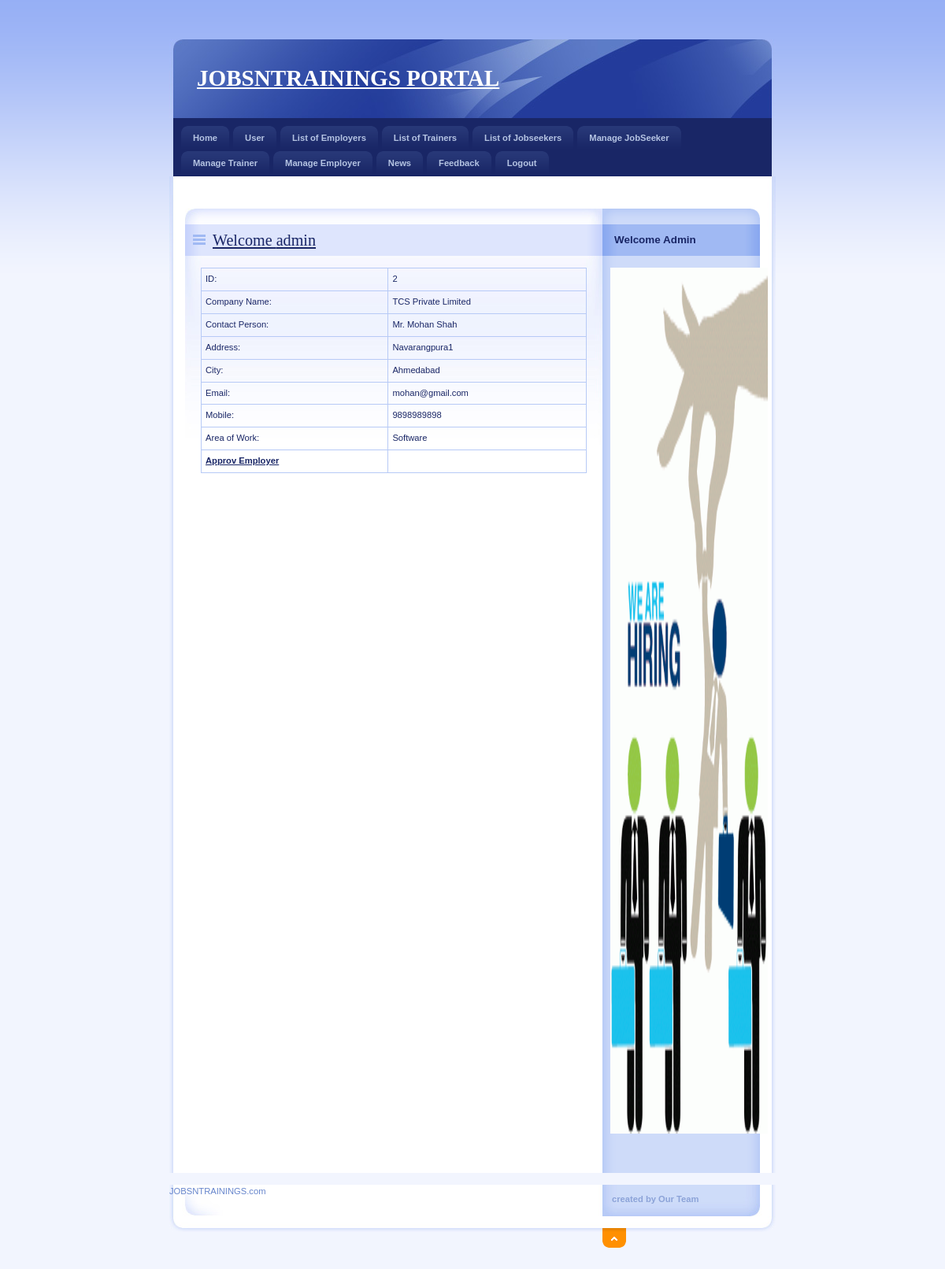
The page /Admin/DetailEmp.php?EmpId=2 (signed in) on the database its author committed.
### tables this page shows
CREATE TABLE IF NOT EXISTS `employer_reg` (
  `EmployerId` int(11) NOT NULL AUTO_INCREMENT,
  `CompanyName` varchar(20) NOT NULL,
  `ContactPerson` varchar(20) NOT NULL,
  `Address` varchar(100) NOT NULL,
  `City` varchar(20) NOT NULL,
  `Email` varchar(40) NOT NULL,
  `Mobile` bigint(20) NOT NULL,
  `Area_Work` varchar(40) NOT NULL,
  `Status` varchar(10) NOT NULL,
  `UserName` varchar(20) NOT NULL,
  `Password` varchar(20) NOT NULL,
  `Question` varchar(100) NOT NULL,
  `Answer` varchar(50) NOT NULL,
  PRIMARY KEY (`EmployerId`)
);

### Admin/DetailEmp.php (the view, shortened to what this page needs)
<!DOCTYPE html PUBLIC "-//W3C//DTD XHTML 1.0 Strict//EN" "http://www.w3.org/TR/xhtml1/DTD/xhtml1-strict.dtd">
<html xmlns="http://www.w3.org/1999/xhtml" xml:lang="cs" lang="cs">
<head>
    <link rel="stylesheet" media="screen,projection" type="text/css" href="./css/main.css" />
    <link rel="stylesheet" media="print" type="text/css" href="./css/print.css" />
    <link rel="stylesheet" media="aural" type="text/css" href="./css/aural.css" />
</head>
<body id="www-url-cz">
<div id="main" class="box">
<?php
include "Header.php"
?>
<?php
include "menu.php"
?>
    <div id="page" class="box">
    <div id="page-in" class="box">
        <div id="strip" class="box noprint">
            <p id="breadcrumbs">&nbsp;</p>
        </div>
        <div id="content">
            <div class="article">
                    <h2><span><a href="#">Welcome <?php echo $_SESSION['$UserName'];?></a></span></h2>
               <?php
$ID=$_GET['EmpId'];
$con = mysqli_connect("localhost","root","","job");
$sql = "select * from Employer_Reg where EmployerId ='".$ID."'  ";
$result = mysqli_query($con,$sql);
$row = mysqli_fetch_array($result)
?>
                <table width="100%" border="1" cellspacing="2" cellpadding="2">
                  <tr>
                    <td>ID:</td>
                    <td><?php echo $row['EmployerId'];?></td>
                  </tr>
                  <tr>
                    <td>Company Name:</td>
                    <td><?php echo $row['CompanyName'];?></td>
                  </tr>
                  <tr>
                    <td>Contact Person:</td>
                    <td><?php echo $row['ContactPerson'];?></td>
                  </tr>
                  <tr>
                    <td>Address:</td>
                    <td><?php echo $row['Address'];?></td>
                  </tr>
                  <tr>
                    <td>City:</td>
                    <td><?php echo $row['City'];?></td>
                  </tr>
                  <tr>
                    <td>Email:</td>
                    <td><?php echo $row['Email'];?></td>
                  </tr>
                  <tr>
                    <td>Mobile:</td>
                    <td><?php echo $row['Mobile'];?></td>
                  </tr>
                  <tr>
                    <td>Area of Work:</td>
                    <td><?php echo $row['Area_Work'];?></td>
                  </tr>
                  <tr>
                    <td><strong><a href="ApprovEmp.php?EmpId=<?php echo $row['EmployerId'];?>">Approv Employer</a></strong></td>
                    <td>&nbsp;</td>
                  </tr>
                </table>
              <p class="btn-more box noprint">&nbsp;</p>
          </div>
        </div>
<?php
include "right.php"
?>
    </div>
    </div>
<?php
include "footer.php"
?>
</div>
</body>
</html>

### Admin/css/main.css (style rules this page uses)
* { min-height:1px; }
body { border:0; margin:0; padding:0; background:#F2F5FE url("../design/bg.gif") 0 0 repeat-x; font:70%/160% "verdana",sans-serif; color:#192666; _text-align:center; }
a { color:#192666; }
p { border:0; margin:15px 0; padding:0; }
div { display:block; border:0; margin:0; padding:0; }
h1, h2, h3, h4, h5 { border:0; margin:15px 0 10px 0; padding:0; font-weight:bold; }
h2 { font-size:180%; line-height:100%; font-family:"georgia",serif; font-weight:normal; }
table { display:table; border-collapse:collapse; margin:15px 0; padding:0; border:1px solid #B7CAF6; font-size:100%; }
tr { display:table-row; }
th, td { display: table-cell; border:1px solid #B7CAF6; margin:0; padding:5px; vertical-align:top; text-align:left; }
a, img, span { border:0; margin:0; padding:0; }
strong, .strong { font-weight:bold; }
.box { min-height:1px; _height:1px; }
.box:after { content:"."; display:block; line-height:0px; font-size:0px; visibility:hidden; clear:both; }
#main { width:770px; margin:50px auto 0 auto; _text-align:left; }
#page { width:770px; min-height:1px; background:#FFF url("../design/bg_page.gif") 0 0 repeat-y; _height:1px; }
#page-in { min-height:1px; padding:10px 0; background:url("../design/bg_page_in.jpg") 0 0 no-repeat; _height:1px; }
#strip { position:relative; clear:both; padding:3px 20px 10px 20px; color:#6182D1; }
#strip p { margin:0; }
#strip #breadcrumbs { width:520px; margin:0; padding:0; }
#content { float:left; width:530px; _width:550px; margin:0; padding:0 0 0 20px; }
#content .article { clear:both; margin:0; padding:20px; background:url("../design/content_article_bg.jpg") 0 0 no-repeat; }
#content .article h2 { margin:0 -20px; padding:10px; background:#DEE5FD url("../design/content_title_bg.gif") 0 0 repeat-y; color:#192666; }
#content .article h2 span { background:url("../design/ico_list.gif") 0 50% no-repeat; padding-left:25px; }
#content .article p { text-align:justify; }
#content .btn-more { margin:0 0 15px 0; padding:0; border:0; position:relative; }

### Admin/css/print.css (style rules this page uses)
body { border:0; margin:0; padding:0; font-size:12pt }
a { color:#000; text-decoration:none; }
h1, h2, h3 { page-break-after:avoid; page-break-inside:avoid; }
table { border-collapse: collapse; border-width:1px; border-style:solid; }
th, td { display:table-cell; border-width:1px; border-style:solid; }
.noprint { display:none; }

### Admin/css/aural.css (style rules this page uses)
body { voice-family:paul,male; volume:loud; speech-rate:slow; richness:90; stress:20; }
h1, h2, h3, h4, h5 { cue-before:url("ping.au"); }
p, table { pause:50ms; }
strong { pitch:medium; pitch-range:60; stress:90; richness:90; }

### rows shown on the page
employer_reg: EmployerId "2", CompanyName "TCS Private Limited", ContactPerson "Mr. Mohan Shah", Address "Navarangpura1", City "Ahmedabad", Email "mohan@gmail.com", Mobile "9898989898", Area_Work "Software"

### other values the page prints
$_SESSION['$UserName'] "admin"
